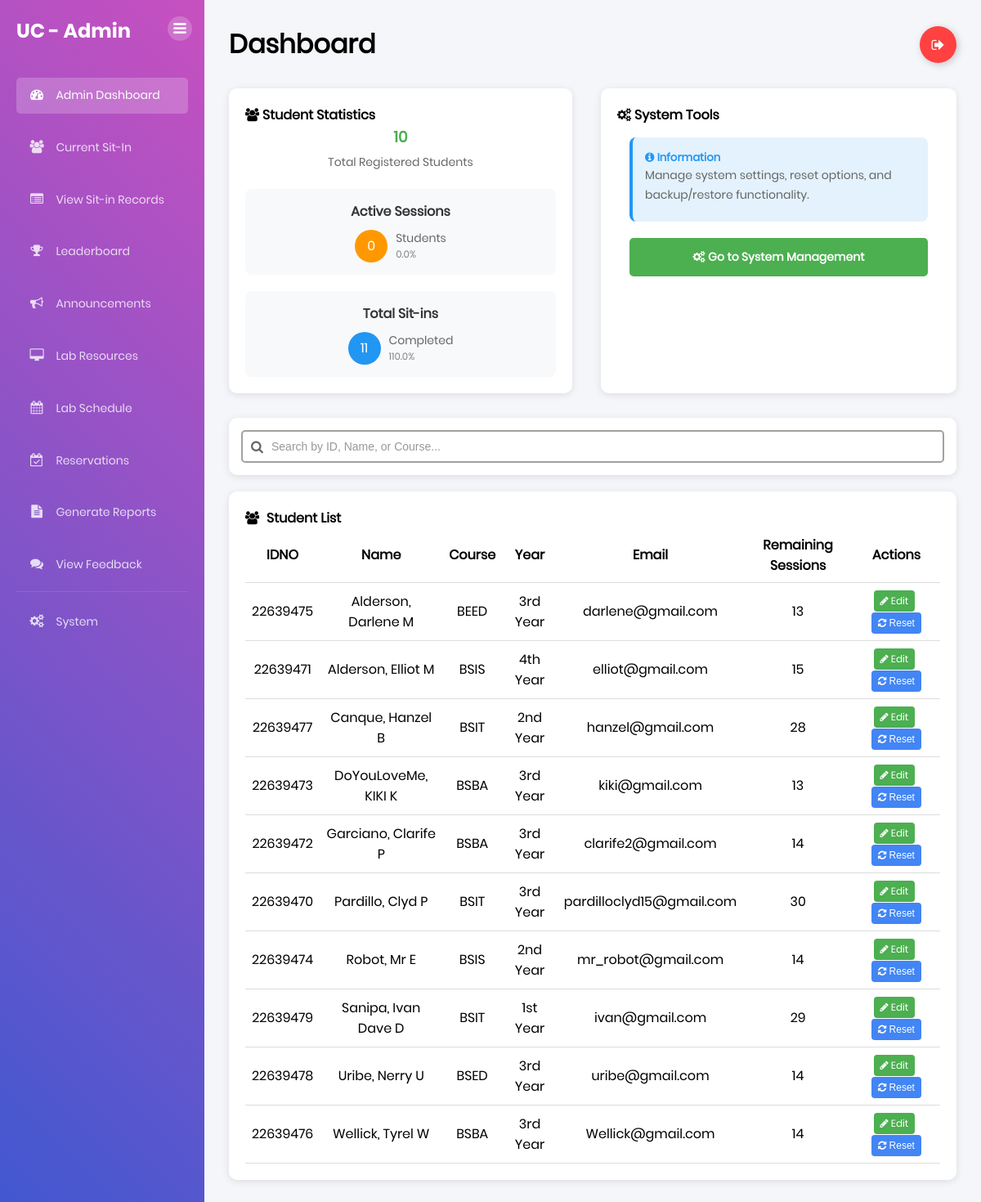
Page /admin (signed in) on the committed database.
### tables this page shows
CREATE TABLE "students" (idno TEXT PRIMARY KEY, lastname TEXT NOT NULL, firstname TEXT NOT NULL, midname TEXT, course TEXT NOT NULL, year_level TEXT NOT NULL, email_address TEXT NOT NULL, image_path TEXT, free_sessions_used INTEGER DEFAULT 0);

### app.py (the view)
@app.route('/admin')
def admin_dashboard():
    if 'user' not in session:
        flash("Please log in to access the admin panel.", "warning")
        return redirect(url_for('home'))
    if not session.get('is_admin'):
        flash("Access denied. Admin privileges required.", "danger")
        return redirect(url_for('dashboard'))
    try:
        conn = get_db_connection()
        total_students = conn.execute("SELECT COUNT(*) as count FROM students").fetchone()['count']
        active_sessions = conn.execute("SELECT COUNT(*) as count FROM lab_sessions WHERE status = 'Active'").fetchone()['count']
        total_sit_ins = conn.execute("SELECT COUNT(*) as count FROM lab_sessions WHERE status = 'Completed'").fetchone()['count']
        students_basic = conn.execute("""
            SELECT idno, lastname, firstname, midname, course, year_level, email_address, free_sessions_used
            FROM students
            ORDER BY lastname, firstname
        """).fetchall()
        students = []
        for student in students_basic:
            student_dict = dict(student)
            used_sessions = conn.execute("""
                SELECT COUNT(*) as count
                FROM lab_sessions
                WHERE student_id = ? AND (status = 'Completed' OR status = 'Active')
            """, (student['idno'],)).fetchone()['count']
            student_dict['used_sessions'] = used_sessions
            behavior_points = conn.execute("""
                SELECT COALESCE(SUM(behavior_points), 0) as total_points
                FROM lab_sessions
                WHERE student_id = ? AND behavior_points > 0
            """, (student['idno'],)).fetchone()['total_points']
            student_dict['behavior_points'] = behavior_points
            max_sessions = 30 if student['course'] in ("BSIT", "BSCS") else 15
            free_sessions_earned = behavior_points // 3
            free_sessions_used = student['free_sessions_used'] if student['free_sessions_used'] is not None else 0
            free_sessions_available = free_sessions_earned - free_sessions_used
            if free_sessions_available < 0:
                free_sessions_available = 0
            base_remaining = max_sessions - used_sessions
            if base_remaining < 0:
                base_remaining = 0
            total_remaining = base_remaining + free_sessions_available
            student_dict['free_sessions_available'] = free_sessions_available
            student_dict['remaining_sessions'] = total_remaining
            students.append(student_dict)
        labs = conn.execute("""
            SELECT lab_id, room_number, building
            FROM laboratories
            WHERE status = 'Available'
            ORDER BY building, room_number
        """).fetchall()
        conn.close()
        return render_template('admin.html',
                             students=students,
                             labs=labs,
                             total_students=total_students,
                             active_sessions=active_sessions,
                             total_sit_ins=total_sit_ins)
    except sqlite3.Error as e:
        flash(f"Database error: {str(e)}", "danger")
        return redirect(url_for('home'))

### templates/admin.html (shortened to what this page needs)
{% extends 'base.html' %} {% block content %}
<div class="dashboard-container">
  <div class="sidebar">
    <div class="sidebar-header">
      <h2>UC - Admin</h2>
      <button class="sidebar-inner-toggle" title="Toggle Sidebar">
        <i class="fa fa-bars"></i>
      </button>
    </div>
    <div class="sidebar-menu">
      <ul>
        <li>
          <a href="{{ url_for('admin_dashboard') }}" class="active"
            ><i class="fa fa-dashboard"></i> Admin Dashboard</a
          >
        </li>
        <li>
          <a href="{{ url_for('admin_current_sit_in') }}"
            ><i class="fa fa-users"></i> Current Sit-In</a
          >
        </li>
        <li>
          <a href="{{ url_for('admin_sit_in_records') }}"
            ><i class="fa fa-list-alt"></i> View Sit-in Records</a
          >
        </li>
        <li>
          <a href="{{ url_for('admin_leaderboard') }}"
            ><i class="fa fa-trophy"></i> Leaderboard</a
          >
        </li>
        <li>
          <a href="{{ url_for('admin_announcements') }}"
            ><i class="fa fa-bullhorn"></i> Announcements</a
          >
        </li>
        <li>
          <a href="{{ url_for('admin_lab_resources') }}"
            ><i class="fa fa-desktop"></i> Lab Resources</a
          >
        </li>
        <li>
          <a href="{{ url_for('admin_lab_schedule') }}"
            ><i class="fa fa-calendar"></i> Lab Schedule</a
          >
        </li>
        <li>
          <a href="{{ url_for('admin_reservations') }}">
            <i class="fa fa-calendar-check-o"></i> Reservations
          </a>
        </li>
        <li>
          <a href="{{ url_for('admin_reports') }}"
            ><i class="fa fa-file-text"></i> Generate Reports</a
          >
        </li>
        <li>
          <a href="{{ url_for('admin_feedback') }}"
            ><i class="fa fa-comments"></i> View Feedback</a
          >
        </li>
        <li style="margin-top: auto; border-top: 1px solid rgba(255,255,255,0.1); padding-top: 15px;">
          <a href="{{ url_for('admin_system_management') }}"
            ><i class="fa fa-cogs"></i> System</a
          >
        </li>
      </ul>
    </div>
  </div>
  <div class="main-content">
    <div class="header">
      <h1>Dashboard</h1>
      <a class="Btn" href="{{ url_for('logout') }}">
        <div class="sign">
          <i class="fa fa-sign-out" aria-hidden="true"></i>
        </div>
      </a>
    </div>
    <div class="content-row" style="margin-bottom: 30px">
      <div class="schedule-card" style="flex: 1; margin-right: 15px">
        <h4>
          <i class="fa fa-users" aria-hidden="true"></i> Student Statistics
        </h4>
        <div
          style="
            display: flex;
            justify-content: space-between;
            align-items: center;
            margin-bottom: 20px;
          "
        >
          <div style="text-align: center; flex: 1">
            <h3 style="color: #4caf50; margin: 0">{{ total_students }}</h3>
            <p style="margin: 5px 0 0 0">Total Registered Students</p>
          </div>
        </div>
        <div
          style="
            display: grid;
            grid-template-columns: repeat(auto-fit, minmax(200px, 1fr));
            gap: 20px;
          "
        >
          <div
            style="
              background: #f8f9fa;
              padding: 15px;
              border-radius: 8px;
              text-align: center;
            "
          >
            <h4 style="margin: 0 0 10px 0; color: #333">Active Sessions</h4>
            <div
              style="
                display: flex;
                justify-content: center;
                align-items: center;
              "
            >
              <div
                style="
                  width: 40px;
                  height: 40px;
                  background: #ff9800;
                  color: white;
                  border-radius: 50%;
                  display: flex;
                  align-items: center;
                  justify-content: center;
                  margin-right: 10px;
                "
              >
                {{ active_sessions }}
              </div>
              <div style="text-align: left">
                <div style="font-size: 14px; color: #666">Students</div>
                <div style="font-size: 12px; color: #888">
                  {{ "%.1f"|format(active_sessions / total_students * 100) }}%
                </div>
              </div>
            </div>
          </div>
          <div
            style="
              background: #f8f9fa;
              padding: 15px;
              border-radius: 8px;
              text-align: center;
            "
          >
            <h4 style="margin: 0 0 10px 0; color: #333">Total Sit-ins</h4>
            <div
              style="
                display: flex;
                justify-content: center;
                align-items: center;
              "
            >
              <div
                style="
                  width: 40px;
                  height: 40px;
                  background: #2196f3;
                  color: white;
                  border-radius: 50%;
                  display: flex;
                  align-items: center;
                  justify-content: center;
                  margin-right: 10px;
                "
              >
                {{ total_sit_ins }}
              </div>
              <div style="text-align: left">
                <div style="font-size: 14px; color: #666">Completed</div>
                <div style="font-size: 12px; color: #888">
                  {{ "%.1f"|format(total_sit_ins / total_students * 100) }}%
                </div>
              </div>
            </div>
          </div>
        </div>
      </div>
      <div class="schedule-card" style="flex: 1;">
        <h4>
          <i class="fa fa-cogs" aria-hidden="true"></i> System Tools
        </h4>
        <div style="padding: 15px;">
          <div style="background: #e3f2fd; padding: 15px; border-radius: 8px; margin-bottom: 20px; border-left: 4px solid #2196f3;">
            <h5 style="margin-top: 0; color: #2196f3;"><i class="fa fa-info-circle"></i> Information</h5>
            <p style="margin-bottom: 5px;">Manage system settings, reset options, and backup/restore functionality.</p>
          </div>
          <div>
            <a href="{{ url_for('admin_system_management') }}" style="display: block; background: #4caf50; color: white; padding: 12px 15px; border-radius: 5px; text-align: center; text-decoration: none; font-weight: bold;">
              <i class="fa fa-cogs" aria-hidden="true"></i> Go to System Management
            </a>
          </div>
        </div>
      </div>
    </div>
    <div class="content-row" style="margin-bottom: 20px">
      <div class="schedule-card" style="width: 100%; padding: 15px">
        <div style="position: relative">
          <input
            type="text"
            id="studentSearch"
            placeholder="Search by ID, Name, or Course..."
            style="
              width: 100%;
              padding: 10px 15px;
              padding-left: 35px;
              border: 2px solid #a1a1a1;
              border-radius: 5px;
              font-size: 14px;
              outline: none;
              transition: border-color 0.3s;
            "
            onkeyup="handleSearchInput(event)"
          />
          <i
            class="fa fa-search"
            style="
              position: absolute;
              left: 12px;
              top: 50%;
              transform: translateY(-50%);
              color: #666;
            "
          ></i>
        </div>
      </div>
    </div>
    <div class="content-row">
      <div class="schedule-card" style="width: 100%">
        <h4>
          <i
            class="fa fa-users"
            aria-hidden="true"
            style="margin-right: 5px"
          ></i>
          Student List
        </h4>
        {% if students %}
        <table id="studentTable" style="width: 100%; border-collapse: collapse">
          <thead>
            <tr>
              <th style="padding: 8px; border-bottom: 1px solid #ddd">IDNO</th>
              <th style="padding: 8px; border-bottom: 1px solid #ddd">Name</th>
              <th style="padding: 8px; border-bottom: 1px solid #ddd">
                Course
              </th>
              <th style="padding: 8px; border-bottom: 1px solid #ddd">Year</th>
              <th style="padding: 8px; border-bottom: 1px solid #ddd">Email</th>
              <th style="padding: 8px; border-bottom: 1px solid #ddd">Remaining Sessions</th>
              <th style="padding: 8px; border-bottom: 1px solid #ddd">
                Actions
              </th>
            </tr>
          </thead>
          <tbody>
            {% for s in students %}
            <tr
              onclick="openModal({idno: '{{ s.idno }}', name: '{{ s.lastname }}, {{ s.firstname }}{% if s.midname %} {{ s.midname }}{% endif %}', course: '{{ s.course }}'})"
              style="cursor: pointer; transition: background-color 0.2s;"
              onmouseover="this.style.backgroundColor='#f5f5f5';"
              onmouseout="this.style.backgroundColor='';"
            >
              <td
                style="
                  padding: 8px;
                  border-bottom: 1px solid #ddd;
                  text-align: center;
                "
              >
                {{ s.idno }}
              </td>
              <td
                style="
                  padding: 8px;
                  border-bottom: 1px solid #ddd;
                  text-align: center;
                "
              >
                {{ s.lastname }}, {{ s.firstname }}{% if s.midname %} {{
                s.midname }}{% endif %}
              </td>
              <td
                style="
                  padding: 8px;
                  border-bottom: 1px solid #ddd;
                  text-align: center;
                "
              >
                {{ s.course }}
              </td>
              <td
                style="
                  padding: 8px;
                  border-bottom: 1px solid #ddd;
                  text-align: center;
                "
              >
                {{ s.year_level }}
              </td>
              <td
                style="
                  padding: 8px;
                  border-bottom: 1px solid #ddd;
                  text-align: center;
                "
              >
                {{ s.email_address }}
              </td>
              <td
                style="
                  padding: 8px;
                  border-bottom: 1px solid #ddd;
                  text-align: center;
                "
              >
                {{ s.remaining_sessions }}
              </td>
              <td
                style="
                  padding: 8px;
                  border-bottom: 1px solid #ddd;
                  text-align: center;
                "
              >
                <a
                  href="{{ url_for('admin_edit_student', student_id=s.idno) }}"
                  class="btn btn-sm btn-primary"
                  style="
                    text-decoration: none;
                    padding: 4px 8px;
                    background-color: #4caf50;
                    color: white;
                    border-radius: 4px;
                    display: inline-block;
                    font-size: 12px;
                    border: none;
                  "
                  onclick="event.stopPropagation();"
                >
                  <i class="fa fa-pencil" aria-hidden="true"></i> Edit
                </a>
                <button
                  onclick="event.stopPropagation(); resetStudentSession('{{ s.idno }}', '{{ s.lastname }}, {{ s.firstname }}{% if s.midname %} {{ s.midname }}{% endif %}')"
                  class="btn btn-sm btn-danger"
                  style="
                    text-decoration: none;
                    padding: 4px 8px;
                    background-color: #4285f4;
                    color: white;
                    border-radius: 4px;
                    display: inline-block;
                    font-size: 12px;
                    border: none;
                    cursor: pointer;
                    margin-left: 5px;
                  "
                >
                  <i class="fa fa-refresh" aria-hidden="true"></i> Reset
                </button>
              </td>
            </tr>
            {% endfor %}
          </tbody>
        </table>
        {% else %}
        <p>No students found.</p>
        {% endif %}
      </div>
    </div>
  </div>
</div>
{% endblock %}

### rows in the picture
students: idno "22639475", lastname "Alderson", firstname "Darlene", midname "M", course "BEED", year_level "3rd Year", email_address "darlene@gmail.com", remaining_sessions "13"
students: idno "22639471", lastname "Alderson", firstname "Elliot", midname "M", course "BSIS", year_level "4th Year", email_address "elliot@gmail.com", remaining_sessions "15"
students: idno "22639477", lastname "Canque", firstname "Hanzel", midname "B", course "BSIT", year_level "2nd Year", email_address "hanzel@gmail.com", remaining_sessions "28"
students: idno "22639473", lastname "DoYouLoveMe", firstname "KIKI", midname "K", course "BSBA", year_level "3rd Year", email_address "kiki@gmail.com", remaining_sessions "13"
students: idno "22639472", lastname "Garciano", firstname "Clarife", midname "P", course "BSBA", year_level "3rd Year", email_address "clarife2@gmail.com", remaining_sessions "14"
students: idno "22639470", lastname "Pardillo", firstname "Clyd", midname "P", course "BSIT", year_level "3rd Year", email_address "pardilloclyd15@gmail.com", remaining_sessions "30"
students: idno "22639474", lastname "Robot", firstname "Mr", midname "E", course "BSIS", year_level "2nd Year", email_address "mr_robot@gmail.com", remaining_sessions "14"
students: idno "22639479", lastname "Sanipa", firstname "Ivan Dave", midname "D", course "BSIT", year_level "1st Year", email_address "ivan@gmail.com", remaining_sessions "29"
students: idno "22639478", lastname "Uribe", firstname "Nerry", midname "U", course "BSED", year_level "3rd Year", email_address "uribe@gmail.com", remaining_sessions "14"
students: idno "22639476", lastname "Wellick", firstname "Tyrel", midname "W", course "BSBA", year_level "3rd Year", email_address "Wellick@gmail.com", remaining_sessions "14"

### other values in the picture
{{ total_students }} "10"
{{ active_sessions }} "0"
{{ "%.1f"|format(active_sessions / total_students * 100) }} "0.0"
{{ total_sit_ins }} "11"
{{ "%.1f"|format(total_sit_ins / total_students * 100) }} "110.0"
